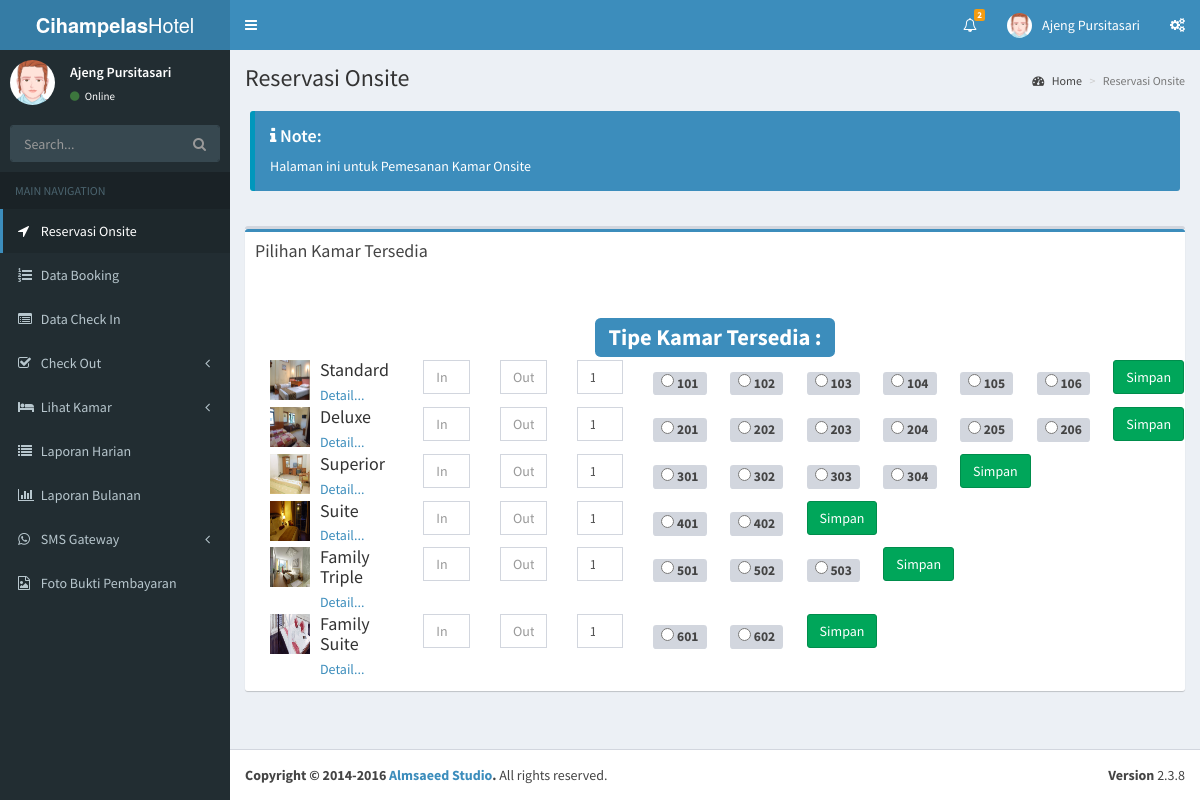
Before: /index.php/dashboard/onsite with the older database file.
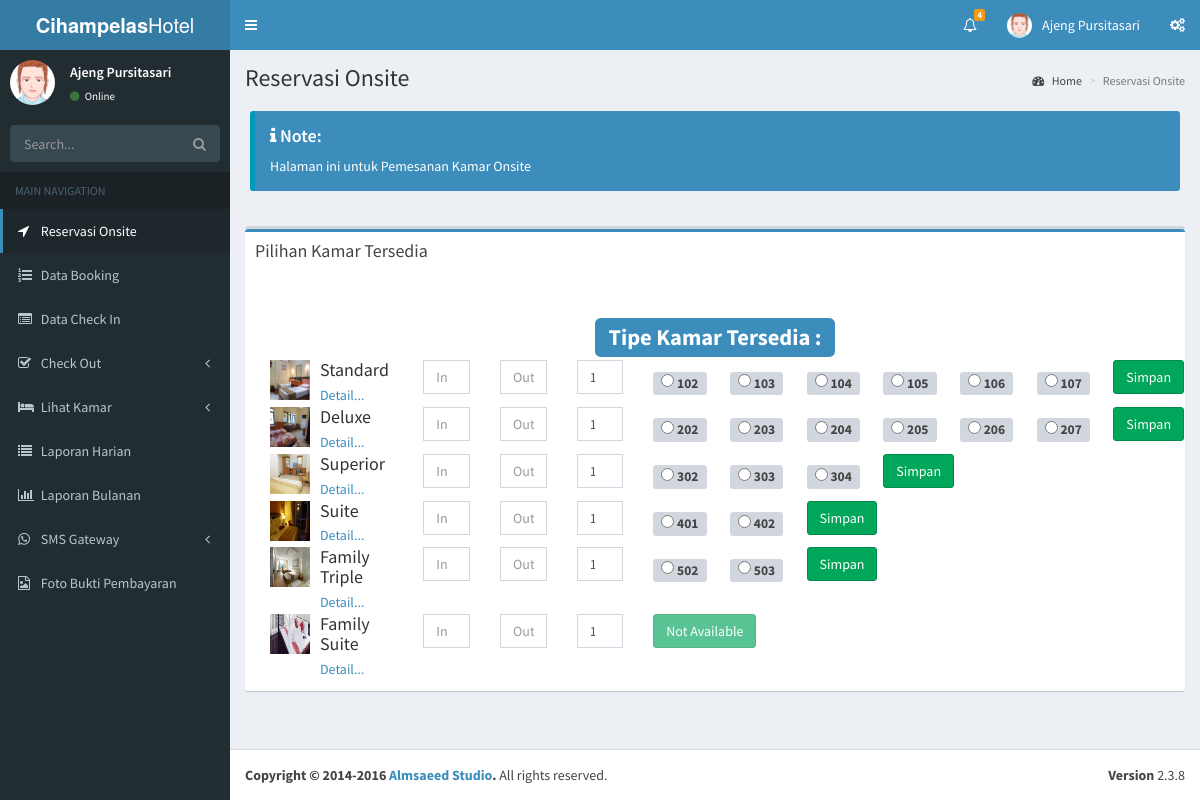
After: the same page with the newer database file.
### tables this page shows
CREATE TABLE `tipe_kamar` (
  `id_tipe_kamar` int(5) NOT NULL,
  `nama_kamar` varchar(100) NOT NULL,
  `harga_kamar_weekday` int(10) NOT NULL,
  `harga_kamar_weekend` int(11) NOT NULL,
  `penjelasan` varchar(500) NOT NULL,
  `jumlah` int(5) NOT NULL
);

CREATE TABLE `kamar` (
  `id_kamar` int(5) NOT NULL,
  `nomor_kamar` int(5) NOT NULL,
  `id_fasilitas` int(5) NOT NULL,
  `id_tipe_kamar` int(5) NOT NULL,
  `status` varchar(20) NOT NULL,
  `id_booking` int(5) NOT NULL
);

### application/controllers/dashboard.php (called while the page is built, shortened)
<?php
class Dashboard extends CI_Controller {
     public function __construct()
    {
     $this->load->model('m_login');
	 $this->load->model(array('m_dashboard'));
    }
	public function onsite(){
		$this->load->model('m_dashboard');
		$data['notif'] = $this->m_dashboard->tampil_notif_resepsionis()->result();
		$data['available'] = $this->m_dashboard->tampil_dataKamar()->result();
		$data['tampilnokamar'] = $this->m_dashboard->tampil_nomorKamar()->result();
		$data['kamarkosong'] = $this->m_dashboard->tampil_noKamar()->result();
		$data['kamarkosong1'] = $this->m_dashboard->tampil_noKamar1()->result();
		$data['kamarkosong2'] = $this->m_dashboard->tampil_noKamar2()->result();
		$data['kamarkosong3'] = $this->m_dashboard->tampil_noKamar3()->result();
		$data['kamarkosong4'] = $this->m_dashboard->tampil_noKamar4()->result();
		$data['kamarkosong5'] = $this->m_dashboard->tampil_noKamar5()->result();
		$data['kamarkosong6'] = $this->m_dashboard->tampil_noKamar6()->result();
        $this->load->view('onsite',$data);
    }
}

### index.php (called while the page is built, shortened)
<?php
require_once BASEPATH.'core/CodeIgniter.php';

### application/models/m_dashboard.php (called while the page is built, shortened)
<?php
class m_dashboard extends CI_Model{
    public function tampil_dataKamar(){
        return $this->db->get('tipe_kamar');
    }
    public function tampil_noKamar1(){
              return $this->db->get_where('kamar', array('status' => 'kosong','id_tipe_kamar' => '1'));
    }
    public function tampil_noKamar2(){
              return $this->db->get_where('kamar', array('status' => 'kosong','id_tipe_kamar' => '2'));
    }
    public function tampil_noKamar3(){
              return $this->db->get_where('kamar', array('status' => 'kosong','id_tipe_kamar' => '3'));
    }
    public function tampil_noKamar4(){
              return $this->db->get_where('kamar', array('status' => 'kosong','id_tipe_kamar' => '4'));
    }
    public function tampil_noKamar5(){
              return $this->db->get_where('kamar', array('status' => 'kosong','id_tipe_kamar' => '5'));
    }
    public function tampil_noKamar6(){
              return $this->db->get_where('kamar', array('status' => 'kosong','id_tipe_kamar' => '6'));
    }
}
?>

### application/views/onsite.php (the view, shortened to what the rows shown need)
<!DOCTYPE html>
<html>
<head>
  <link rel="stylesheet" href="<?php echo base_url()?>admin/bootstrap/css/bootstrap.min.css">
  <link rel="stylesheet" href="https://cdnjs.cloudflare.com/ajax/libs/font-awesome/4.5.0/css/font-awesome.min.css">
  <link rel="stylesheet" href="https://cdnjs.cloudflare.com/ajax/libs/ionicons/2.0.1/css/ionicons.min.css">
  <link rel="stylesheet" href="<?php echo base_url()?>admin/plugins/datatables/dataTables.bootstrap.css">
  <link rel="stylesheet" href="<?php echo base_url()?>admin/plugins/daterangepicker/daterangepicker.css">
  <link rel="stylesheet" href="<?php echo base_url()?>admin/plugins/datepicker/datepicker3.css">
  <link rel="stylesheet" href="<?php echo base_url()?>admin/plugins/iCheck/all.css">
  <link rel="stylesheet" href="<?php echo base_url()?>admin/plugins/colorpicker/bootstrap-colorpicker.min.css">
  <link rel="stylesheet" href="<?php echo base_url()?>admin/plugins/timepicker/bootstrap-timepicker.min.css">
  <link rel="stylesheet" href="<?php echo base_url()?>admin/plugins/select2/select2.min.css">
  <link rel="stylesheet" href="<?php echo base_url()?>admin/dist/css/AdminLTE.min.css">
  <link rel="stylesheet" href="<?php echo base_url()?>admin/dist/css/skins/_all-skins.min.css">
</head>
<body class="hold-transition skin-blue sidebar-mini">
<div class="wrapper">
              <span class="label label-warning"><?php
                                        $this->db->select('id');
                                        $this->db->from('notifikasi');
                                        $this->db->where('untuk','Resepsionis');
                                      ?></span>
              <li class="header">You have <?php
                                        $this->db->select('id');
                                        $this->db->from('notifikasi');
                                        $this->db->where('untuk','Resepsionis');
                                      ?> notifications</li>
  <div class="content-wrapper">
    <section class="content-header">
      <h1>
        Reservasi Onsite
      </h1>
    </section>
    <section class="content">
    <div class="box">
    <div class="box box-primary">
      <div class="box-body">
          <div class="col-md-12">
          <h2 align="center"><span class="label label-info"> Tipe Kamar Tersedia : </span></h2>
           </div>
           <?php $tmp=0; foreach($available as $a){ $tmp++; ?>
           <form role="form" method="post" class="f1" action="<?php echo base_url()?>index.php/Dashboard/dataonsite">
          <div class="col-md-2">
              <div class="media">
                                <div class="media-left">
                                    <a href="javascript:void(0);">
                                        <img class="media-object" src="<?php echo base_url()?>assets/images/<?php echo $a->nama_kamar; ?>.png" width="40" height="40">
                                    </a>
                                </div>
                                <div class="media-body">
                                    <h4 class="media-heading"><?php echo $a->nama_kamar; ?></h4><a href="#"> Detail...</a>
                                </div>
                            </div>
          </div>
          <div class="col-md-1">
              <input name="tglIn" onclick="masuktglIn()" type="text" class="form-control pull-right" placeholder="In" id="datepicker<?php echo $tmp; ?>">
          </div>
          <div class="col-md-1">
              <input name="tglOut" onclick="masuktglOut()" type="text" class="form-control pull-right" placeholder="Out" id="datepicker1<?php echo $tmp; ?>">
          </div>
          <div class="col-md-1">
              <input name="kamar" id="kamar" type="number" value="1" class="form-control pull-right">
          </div>
          <?php
            if ($tmp==1) {
              ?>
                <?php $no=1; foreach($kamarkosong1 as $kmr1){ ?>
          <div class="col-md-1">
              <h4 align="center"><span class="label label-default"><input type="radio" name="radio" id="radio" class="minimal"> <?php echo $kmr1->nomor_kamar; ?></span></h4>
          </div>
          <?php $no++;
                if ($no>6) {
                  break;
                }
          } ?>
          <div class="col-md-1" style="float:center;">
          <?php
                                        $this->db->select('id_kamar');
                                        $this->db->from('kamar');
                                        $this->db->where('id_tipe_kamar',$tmp);
                                        $this->db->where('status','kosong');
                                        $hasil = $this->db->count_all_results();
                    if ($hasil>=1) {
                      ?>
              <button type="submit" class="btn btn-sm-block btn-success">Simpan</button>
          <?php
                    }else{
                      ?>
              <button type="submit" disabled="" class="btn btn-sm-block btn-success">Not Available</button>
          <?php
                    }
          ?>
          </div>
          <div class="col-md-12">
          </div>
              <?php
            }else
            if ($tmp==2) {
              ?>
                <?php $no=1; foreach($kamarkosong2 as $kmr2){ ?>
          <div class="col-md-1">
              <h4 align="center"><span class="label label-default"><input type="radio" name="radio" id="radio" class="minimal"> <?php echo $kmr2->nomor_kamar; ?></span></h4>
          </div>
          <?php $no++;
                if ($no>6) {
                  break;
                }
          } ?>
          <div class="col-md-1" style="float:center;">
          <?php
                                        $this->db->select('id_kamar');
                                        $this->db->from('kamar');
                                        $this->db->where('id_tipe_kamar',$tmp);
                                        $this->db->where('status','kosong');
                                        $hasil = $this->db->count_all_results();
                    if ($hasil>=1) {
                      ?>
              <button type="submit" class="btn btn-sm-block btn-success">Simpan</button>
          <?php
                    }else{
                      ?>
              <button type="submit" disabled="" class="btn btn-sm-block btn-success">Not Available</button>
          <?php
                    }
          ?>
          </div>
          <div class="col-md-12">
          </div>
              <?php
            }else
            if ($tmp==3) {
              ?>
                <?php $no=1; foreach($kamarkosong3 as $kmr3){ ?>
          <div class="col-md-1">
              <h4 align="center"><span class="label label-default"><input type="radio" name="radio" id="radio" class="minimal"> <?php echo $kmr3->nomor_kamar; ?></span></h4>
          </div>
          <?php $no++;
          } ?>
          <div class="col-md-1" style="float:center;">
          <?php
                                        $this->db->select('id_kamar');
                                        $this->db->from('kamar');
                                        $this->db->where('id_tipe_kamar',$tmp);
                                        $this->db->where('status','kosong');
                                        $hasil = $this->db->count_all_results();
                    if ($hasil>=1) {
                      ?>
              <button type="submit" class="btn btn-sm-block btn-success">Simpan</button>
          <?php
                    }else{
                      ?>
              <button type="submit" disabled="" class="btn btn-sm-block btn-success">Not Available</button>
          <?php
                    }
          ?>
          </div>
          <div class="col-md-12">
          </div>
              <?php
            }else
            if ($tmp==4) {
              ?>
                <?php $no=1; foreach($kamarkosong4 as $kmr4){ ?>
          <div class="col-md-1">
              <h4 align="center"><span class="label label-default"><input type="radio" name="radio" id="radio" class="minimal"> <?php echo $kmr4->nomor_kamar; ?></span></h4>
          </div>
          <?php $no++;
          } ?>
          <div class="col-md-1" style="float:center;">
          <?php
                                        $this->db->select('id_kamar');
                                        $this->db->from('kamar');
                                        $this->db->where('id_tipe_kamar',$tmp);
                                        $this->db->where('status','kosong');
                                        $hasil = $this->db->count_all_results();
                    if ($hasil>=1) {
                      ?>
              <button type="submit" class="btn btn-sm-block btn-success">Simpan</button>
          <?php
                    }else{
                      ?>
              <button type="submit" disabled="" class="btn btn-sm-block btn-success">Not Available</button>
          <?php
                    }
          ?>
          </div>
          <div class="col-md-12">
          </div>
              <?php
            }else
            if ($tmp==5) {
              ?>
                <?php $no=1; foreach($kamarkosong5 as $kmr5){ ?>
          <div class="col-md-1">
              <h4 align="center"><span class="label label-default"><input type="radio" name="radio" id="radio" class="minimal"> <?php echo $kmr5->nomor_kamar; ?></span></h4>
          </div>
          <?php $no++;
          } ?>
          <div class="col-md-1" style="float:center;">
          <?php
                                        $this->db->select('id_kamar');
                                        $this->db->from('kamar');
                                        $this->db->where('id_tipe_kamar',$tmp);
                                        $this->db->where('status','kosong');
                                        $hasil = $this->db->count_all_results();
                    if ($hasil>=1) {
                      ?>
              <button type="submit" class="btn btn-sm-block btn-success">Simpan</button>
          <?php
                    }else{
                      ?>
              <button type="submit" disabled="" class="btn btn-sm-block btn-success">Not Available</button>
          <?php
                    }
          ?>
          </div>
          <div class="col-md-12">
          </div>
              <?php
            }
            if ($tmp==6) {
              ?>
                <?php $no=1; foreach($kamarkosong6 as $kmr6){ ?>
          <div class="col-md-1">
              <h4 align="center"><span class="label label-default"><input type="radio" name="radio" id="radio" class="minimal"> <?php echo $kmr6->nomor_kamar; ?></span></h4>
          </div>
          <?php $no++;
          } ?>
          <div class="col-md-1" style="float:center;">
          <?php
                                        $this->db->select('id_kamar');
                                        $this->db->from('kamar');
                                        $this->db->where('id_tipe_kamar',$tmp);
                                        $this->db->where('status','kosong');
                                        $hasil = $this->db->count_all_results();
                    if ($hasil>=1) {
                      ?>
              <button type="submit" class="btn btn-sm-block btn-success">Simpan</button>
          <?php
                    }else{
                      ?>
              <button type="submit" disabled="" class="btn btn-sm-block btn-success">Not Available</button>
          <?php
                    }
          ?>
          </div>
          <div class="col-md-12">
          </div>
              <?php
            }
          ?>
          <div class="col-md-12">
          </div>
          </form>
         <?php } ?>
      </div>
    </div>
    </div>
    </section>
  </div>
</div>
</body>
</html>

Changed rows visible on the page:
changed tipe_kamar "Standard": loses kamar (nomor_kamar "101"); gains kamar (nomor_kamar "107")
changed tipe_kamar "Deluxe": loses kamar (nomor_kamar "201"); gains kamar (nomor_kamar "207")
changed tipe_kamar "Superior": loses kamar (nomor_kamar "301")
changed tipe_kamar "Family Triple": loses kamar (nomor_kamar "501")
changed tipe_kamar "Family Suite": loses kamar (nomor_kamar "601"); loses kamar (nomor_kamar "602"); text "Simpan" → "Not Available"
Other visible differences:
$this->db->count_all_results(): "2" → "4"
